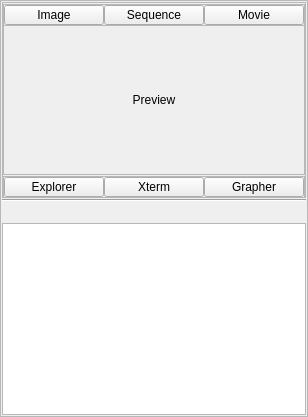
     <widget class="QFrame" name="qfLeftZone">
      <property name="minimumSize">
       <size>
        <width>308</width>
        <height>0</height>
       </size>
      </property>
      <property name="maximumSize">
       <size>
        <width>302</width>
        <height>16777215</height>
       </size>
      </property>
      <property name="frameShape">
       <enum>QFrame::StyledPanel</enum>
      </property>
      <layout class="QVBoxLayout" name="verticalLayout_2">
       <property name="spacing">
        <number>1</number>
       </property>
       <property name="margin">
        <number>1</number>
       </property>
       <item>
        <widget class="QFrame" name="qfPreview">
         <property name="minimumSize">
          <size>
           <width>0</width>
           <height>0</height>
          </size>
         </property>
         <property name="maximumSize">
          <size>
           <width>10000</width>
           <height>10000</height>
          </size>
         </property>
         <property name="frameShape">
          <enum>QFrame::StyledPanel</enum>
         </property>
         <layout class="QVBoxLayout" name="verticalLayout">
          <property name="spacing">
           <number>0</number>
          </property>
          <property name="margin">
           <number>0</number>
          </property>
          <item>
           <widget class="QFrame" name="qfPreviewButtonUp">
            <property name="minimumSize">
             <size>
              <width>0</width>
              <height>22</height>
             </size>
            </property>
            <property name="maximumSize">
             <size>
              <width>16777215</width>
              <height>20</height>
             </size>
            </property>
            <property name="frameShape">
             <enum>QFrame::StyledPanel</enum>
            </property>
            <layout class="QHBoxLayout" name="horizontalLayout">
             <property name="spacing">
              <number>0</number>
             </property>
             <property name="margin">
              <number>0</number>
             </property>
             <item>
              <widget class="QPushButton" name="bPreviewImage">
               <property name="minimumSize">
                <size>
                 <width>0</width>
                 <height>0</height>
                </size>
               </property>
               <property name="maximumSize">
                <size>
                 <width>1000</width>
                 <height>20</height>
                </size>
               </property>
               <property name="text">
                <string>Image</string>
               </property>
              </widget>
             </item>
             <item>
              <widget class="QPushButton" name="bPreviewSequence">
               <property name="minimumSize">
                <size>
                 <width>0</width>
                 <height>0</height>
                </size>
               </property>
               <property name="maximumSize">
                <size>
                 <width>1000</width>
                 <height>20</height>
                </size>
               </property>
               <property name="text">
                <string>Sequence</string>
               </property>
              </widget>
             </item>
             <item>
              <widget class="QPushButton" name="bPreviewMovie">
               <property name="minimumSize">
                <size>
                 <width>0</width>
                 <height>0</height>
                </size>
               </property>
               <property name="maximumSize">
                <size>
                 <width>1000</width>
                 <height>20</height>
                </size>
               </property>
               <property name="text">
                <string>Movie</string>
               </property>
              </widget>
             </item>
            </layout>
           </widget>
          </item>
          <item>
           <layout class="QHBoxLayout" name="hlPreview">
            <property name="spacing">
             <number>0</number>
            </property>
            <item>
             <widget class="QLabel" name="lPreview">
              <property name="minimumSize">
               <size>
                <width>0</width>
                <height>150</height>
               </size>
              </property>
              <property name="maximumSize">
               <size>
                <width>10000</width>
                <height>10000</height>
               </size>
              </property>
              <property name="contextMenuPolicy">
               <enum>Qt::DefaultContextMenu</enum>
              </property>
              <property name="frameShape">
               <enum>QFrame::StyledPanel</enum>
              </property>
              <property name="frameShadow">
               <enum>QFrame::Plain</enum>
              </property>
              <property name="lineWidth">
               <number>1</number>
              </property>
              <property name="midLineWidth">
               <number>0</number>
              </property>
              <property name="text">
               <string>Preview</string>
              </property>
              <property name="scaledContents">
               <bool>true</bool>
              </property>
              <property name="alignment">
               <set>Qt::AlignCenter</set>
              </property>
              <property name="wordWrap">
               <bool>false</bool>
              </property>
              <property name="margin">
               <number>0</number>
              </property>
              <property name="indent">
               <number>-1</number>
              </property>
             </widget>
            </item>
           </layout>
          </item>
          <item>
           <widget class="QFrame" name="qfPreviewButtonDn">
            <property name="minimumSize">
             <size>
              <width>0</width>
              <height>22</height>
             </size>
            </property>
            <property name="maximumSize">
             <size>
              <width>16777215</width>
              <height>20</height>
             </size>
            </property>
            <property name="frameShape">
             <enum>QFrame::StyledPanel</enum>
            </property>
            <layout class="QHBoxLayout" name="horizontalLayout_2">
             <property name="spacing">
              <number>0</number>
             </property>
             <property name="margin">
              <number>0</number>
             </property>
             <item>
              <widget class="QPushButton" name="bPreviewExplorer">
               <property name="minimumSize">
                <size>
                 <width>0</width>
                 <height>0</height>
                </size>
               </property>
               <property name="maximumSize">
                <size>
                 <width>1000</width>
                 <height>20</height>
                </size>
               </property>
               <property name="text">
                <string>Explorer</string>
               </property>
              </widget>
             </item>
             <item>
              <widget class="QPushButton" name="bPreviewXterm">
               <property name="minimumSize">
                <size>
                 <width>0</width>
                 <height>0</height>
                </size>
               </property>
               <property name="maximumSize">
                <size>
                 <width>1000</width>
                 <height>20</height>
                </size>
               </property>
               <property name="text">
                <string>Xterm</string>
               </property>
              </widget>
             </item>
             <item>
              <widget class="QPushButton" name="bPreviewGrapher">
               <property name="minimumSize">
                <size>
                 <width>0</width>
                 <height>0</height>
                </size>
               </property>
               <property name="maximumSize">
                <size>
                 <width>1000</width>
                 <height>20</height>
                </size>
               </property>
               <property name="text">
                <string>Grapher</string>
               </property>
              </widget>
             </item>
            </layout>
           </widget>
          </item>
         </layout>
        </widget>
       </item>
       <item>
        <widget class="Line" name="line">
         <property name="orientation">
          <enum>Qt::Horizontal</enum>
         </property>
        </widget>
       </item>
       <item>
        <layout class="QHBoxLayout" name="hlSwitchMainTree">
         <property name="spacing">
          <number>4</number>
         </property>
         <item>
          <layout class="QHBoxLayout" name="hlMainTrees"/>
         </item>
         <item>
          <spacer name="horizontalSpacer_5">
           <property name="orientation">
            <enum>Qt::Horizontal</enum>
           </property>
           <property name="sizeHint" stdset="0">
            <size>
             <width>40</width>
             <height>20</height>
            </size>
           </property>
          </spacer>
         </item>
        </layout>
       </item>
       <item>
        <widget class="QTreeWidget" name="twProject">
         <property name="minimumSize">
          <size>
           <width>200</width>
           <height>0</height>
          </size>
         </property>
         <property name="maximumSize">
          <size>
           <width>16777215</width>
           <height>16777215</height>
          </size>
         </property>
         <property name="sizeIncrement">
          <size>
           <width>0</width>
           <height>0</height>
          </size>
         </property>
         <attribute name="headerVisible">
          <bool>false</bool>
         </attribute>
         <column>
          <property name="text">
           <string notr="true">1</string>
          </property>
         </column>
        </widget>
       </item>
      </layout>
     </widget>
